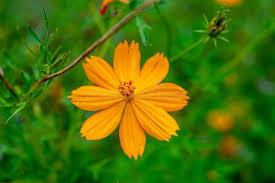
#> input picture ComputerVision/images/test_image.jpg, 275 x 183 px
$ python gradients.py   (older library calls are emulated)
#> lines starting #> are read from the running program, lines starting #| are printed output that depends on the picture
import cv2
import math
import numpy as np

np.set_printoptions(precision=3, threshold=np.inf, linewidth=np.inf, suppress=True)

def get_roi(src, pt1, pt2):

    col1, col2 = (pt1[0], pt2[0]) if pt1[0] < pt2[0] else (pt2[0], pt1[0])
    row1, row2 = (pt1[1], pt2[1]) if pt1[1] < pt2[1] else (pt2[1], pt1[1])
    return src[row1:row2, col1:col2]

def get_gradient_direction_line(avg_dir, cellUpperLeft, cellW, cellH, scale=0.8):

    halfScale = scale/2;
    centrePt = (int(cellUpperLeft[0] + (cellW/2)), int(cellUpperLeft[1] + (cellH/2)))
    strtPt = (int(centrePt[0] - (cellW * halfScale * math.cos(avg_dir))), int(centrePt[1] - (cellH * halfScale * math.sin(avg_dir))))
    endPt = (int(centrePt[0] + (cellW * halfScale * math.cos(avg_dir))), int(centrePt[1] + (cellH * halfScale * math.sin(avg_dir))))
    return [strtPt, endPt]

def get_gradient_directions_arrows(direction, kernel_w=3, kernel_h=3):

    arrows = np.zeros(direction.shape, dtype=np.uint8)
    n_cols = int(direction.shape[1] / kernel_w)
    n_rows = int(direction.shape[0] / kernel_h)

    for c in range(n_cols):
        # # Draw grid lines
        # cv2.line(arrows, (c*kernel_w, 0), (c*kernel_w, direction.shape[0]), (255,255,255), 1)
        # cv2.line(arrows, (0, c*kernel_h), (direction.shape[1], c*kernel_h), (255,255,255), 1)

        for r in range(n_rows):
            roiUpperleft = (c*kernel_w, r*kernel_h)
            roi = get_roi(direction, roiUpperleft, ((c+1)*kernel_w, (r+1)*kernel_h))
            avg_dir = cv2.mean(roi)[0]
            arrow_pnts = get_gradient_direction_line(avg_dir, roiUpperleft, kernel_w, kernel_h)
            cv2.arrowedLine(arrows, arrow_pnts[0], arrow_pnts[1], (255,255,255), 1)

    return arrows

def get_gradient_directions_colours(direction, kernel_w=3, kernel_h=3):
    # (red=0°; yellow=60°, green=120°, blue=240°...)

    hsv = np.zeros((direction.shape[0], direction.shape[1], 3), dtype=np.uint8)
    hsv = cv2.cvtColor(hsv, cv2.COLOR_BGR2HSV)
    n_cols = int(direction.shape[1] / kernel_w)
    n_rows = int(direction.shape[0] / kernel_h)

    for c in range(n_cols):
        # Draw grid lines
        cv2.line(hsv, (c*kernel_w, 0), (c*kernel_w, direction.shape[0]), (180,255,255), 1)
        cv2.line(hsv, (0, c*kernel_h), (direction.shape[1], c*kernel_h), (180,255,255), 1)

        for r in range(n_rows):
            roiUpperleft = (c*kernel_w, r*kernel_h)
            roi = get_roi(direction, roiUpperleft, ((c+1)*kernel_w, (r+1)*kernel_h))
            avg_dir = cv2.mean(roi)[0]
            # avg_dir will be value between 0-359. HSV hue needs a value between 0-179
            avg_dir /= 2
            arrow_pnts = get_gradient_direction_line(avg_dir, roiUpperleft, kernel_w, kernel_h)
            cv2.rectangle(hsv, roiUpperleft, ((c+1)*kernel_w, (r+1)*kernel_h), (avg_dir, 255,255), -1)

    bgr = cv2.cvtColor(hsv, cv2.COLOR_HSV2BGR)
    return bgr

def main():
    src = cv2.imread('images/test_image.jpg', 0)
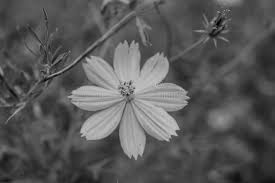
#> src: shape (183, 275); min 0, max 201, mean 88.4

    # Calculate gradient magnitude and direction for the image
    dX = cv2.Sobel(src, cv2.CV_32F, 1, 0)
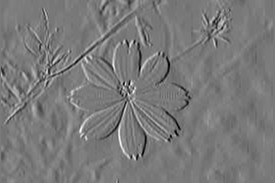
#> dX: shape (183, 275) float32; min -368, max 400, mean -0.4; drawn with min black and max white
    dY = cv2.Sobel(src, cv2.CV_32F, 0, 1)
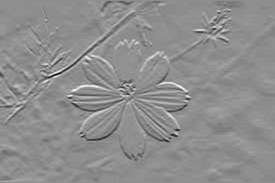
#> dY: shape (183, 275) float32; min -522, max 410, mean -1.6; drawn with min black and max white
    mag, direction = cv2.cartToPolar(dX, dY, angleInDegrees=True)
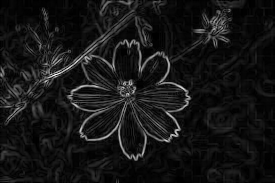
#> mag: shape (183, 275) float32; min 0, max 528.4, mean 45.9; drawn with min black and max white
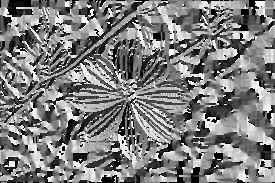
#> direction: shape (183, 275) float32; min 0, max 359.5, mean 178; drawn with min black and max white

    arrows = get_gradient_directions_arrows(direction, 8, 8)
#> the loop in get_gradient_directions_arrows, `for c in range(n_cols):` made 34 passes
#> after the loop in get_gradient_directions_arrows, `for c in range(n_cols):`:
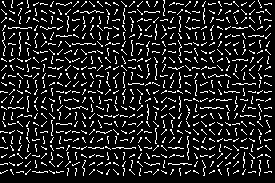
#> arrows: shape (183, 275); 12.6% white in thin lines or dots
    colours = get_gradient_directions_colours(direction, 10, 10)
#> in get_gradient_directions_colours, `hsv = cv2.cvtColor(hsv, cv2.COLOR_BGR2HSV)`: hsv: shape (183, 275, 3); every value is 0
#> after the loop in get_gradient_directions_colours, `for c in range(n_cols):`: hsv: shape (183, 275, 3); mean H, S, V 90.5, 249.2, 249.2
#> in get_gradient_directions_colours, `bgr = cv2.cvtColor(hsv, cv2.COLOR_HSV2BGR)`:
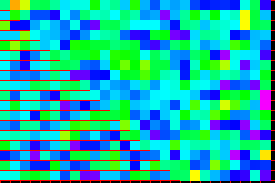
#> bgr: shape (183, 275, 3); mean B, G, R 171.3, 176.2, 24.5

    cv2.imshow('src', src)
    cv2.imshow('arrows', arrows)
    cv2.imshow('colours', colours)

    cv2.waitKey(0)

main()
